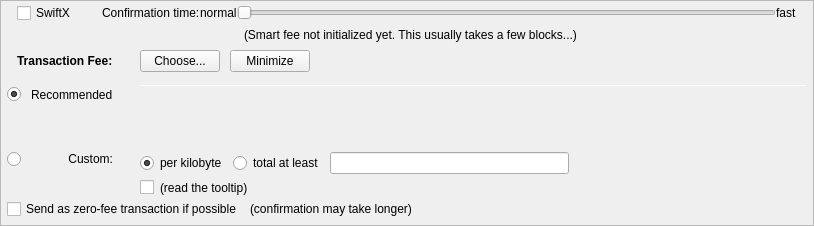
         <widget class="QFrame" name="frameFee">
          <property name="sizePolicy">
           <sizepolicy hsizetype="Expanding" vsizetype="Expanding">
            <horstretch>0</horstretch>
            <verstretch>0</verstretch>
           </sizepolicy>
          </property>
          <property name="maximumSize">
           <size>
            <width>16777215</width>
            <height>16777215</height>
           </size>
          </property>
          <property name="frameShape">
           <enum>QFrame::StyledPanel</enum>
          </property>
          <property name="frameShadow">
           <enum>QFrame::Sunken</enum>
          </property>
          <layout class="QVBoxLayout" name="verticalLayoutFee1">
           <property name="spacing">
            <number>0</number>
           </property>
           <property name="margin">
            <number>0</number>
           </property>
           <item>
            <layout class="QVBoxLayout" name="verticalLayoutFee2" stretch="0,0,0,0">
             <property name="spacing">
              <number>0</number>
             </property>
             <property name="leftMargin">
              <number>6</number>
             </property>
             <property name="topMargin">
              <number>0</number>
             </property>
             <property name="rightMargin">
              <number>6</number>
             </property>
             <item>
              <layout class="QVBoxLayout" name="verticalLayout_feeConf">
               <property name="spacing">
                <number>0</number>
               </property>
               <property name="leftMargin">
                <number>10</number>
               </property>
               <property name="rightMargin">
                <number>10</number>
               </property>
               <property name="bottomMargin">
                <number>5</number>
               </property>
               <item>
                <layout class="QHBoxLayout" name="horizontalLayoutFee9">
                 <item>
                  <widget class="QCheckBox" name="checkSwiftTX">
                   <property name="enabled">
                    <bool>true</bool>
                   </property>
                   <property name="minimumSize">
                    <size>
                     <width>85</width>
                     <height>0</height>
                    </size>
                   </property>
                   <property name="toolTip">
                    <string>SwiftX technology allows for near instant transactions - A flat fee of 0.01 VPC applies</string>
                   </property>
                   <property name="text">
                    <string>SwiftX</string>
                   </property>
                  </widget>
                 </item>
                 <item>
                  <widget class="QLabel" name="labelSmartFee3">
                   <property name="text">
                    <string>Confirmation time:</string>
                   </property>
                   <property name="margin">
                    <number>2</number>
                   </property>
                  </widget>
                 </item>
                 <item>
                  <widget class="QLabel" name="labelSmartFeeNormal">
                   <property name="text">
                    <string>normal</string>
                   </property>
                   <property name="margin">
                    <number>8</number>
                   </property>
                  </widget>
                 </item>
                 <item>
                  <widget class="QSlider" name="sliderSmartFee">
                   <property name="minimumSize">
                    <size>
                     <width>0</width>
                     <height>24</height>
                    </size>
                   </property>
                   <property name="minimum">
                    <number>0</number>
                   </property>
                   <property name="maximum">
                    <number>24</number>
                   </property>
                   <property name="pageStep">
                    <number>1</number>
                   </property>
                   <property name="value">
                    <number>0</number>
                   </property>
                   <property name="orientation">
                    <enum>Qt::Horizontal</enum>
                   </property>
                   <property name="invertedAppearance">
                    <bool>false</bool>
                   </property>
                   <property name="invertedControls">
                    <bool>false</bool>
                   </property>
                   <property name="tickPosition">
                    <enum>QSlider::NoTicks</enum>
                   </property>
                  </widget>
                 </item>
                 <item>
                  <widget class="QLabel" name="labelSmartFeeFast">
                   <property name="text">
                    <string>fast</string>
                   </property>
                   <property name="margin">
                    <number>8</number>
                   </property>
                  </widget>
                 </item>
                </layout>
               </item>
               <item>
                <layout class="QHBoxLayout" name="horizontalLayout_recommended_texts">
                 <property name="spacing">
                  <number>0</number>
                 </property>
                 <item>
                  <spacer name="horizontalSpacer_8">
                   <property name="orientation">
                    <enum>Qt::Horizontal</enum>
                   </property>
                   <property name="sizeHint" stdset="0">
                    <size>
                     <width>40</width>
                     <height>20</height>
                    </size>
                   </property>
                  </spacer>
                 </item>
                 <item>
                  <widget class="QLabel" name="labelFeeEstimation">
                   <property name="text">
                    <string/>
                   </property>
                   <property name="margin">
                    <number>2</number>
                   </property>
                  </widget>
                 </item>
                 <item>
                  <widget class="QLabel" name="labelSmartFee2">
                   <property name="text">
                    <string>(Smart fee not initialized yet. This usually takes a few blocks...)</string>
                   </property>
                   <property name="alignment">
                    <set>Qt::AlignLeading|Qt::AlignLeft|Qt::AlignVCenter</set>
                   </property>
                   <property name="wordWrap">
                    <bool>false</bool>
                   </property>
                   <property name="margin">
                    <number>2</number>
                   </property>
                   <property name="indent">
                    <number>-1</number>
                   </property>
                  </widget>
                 </item>
                 <item>
                  <spacer name="horizontalSpacer_3">
                   <property name="orientation">
                    <enum>Qt::Horizontal</enum>
                   </property>
                   <property name="sizeHint" stdset="0">
                    <size>
                     <width>40</width>
                     <height>20</height>
                    </size>
                   </property>
                  </spacer>
                 </item>
                </layout>
               </item>
              </layout>
             </item>
             <item>
              <layout class="QHBoxLayout" name="horizontalLayoutFee1">
               <property name="leftMargin">
                <number>10</number>
               </property>
               <property name="rightMargin">
                <number>10</number>
               </property>
               <property name="bottomMargin">
                <number>0</number>
               </property>
               <item>
                <layout class="QVBoxLayout" name="verticalLayoutFee7">
                 <property name="spacing">
                  <number>0</number>
                 </property>
                 <item>
                  <layout class="QHBoxLayout" name="horizontalLayoutSmartFee">
                   <property name="spacing">
                    <number>10</number>
                   </property>
                   <item>
                    <widget class="QLabel" name="labelFeeHeadline">
                     <property name="sizePolicy">
                      <sizepolicy hsizetype="Preferred" vsizetype="Maximum">
                       <horstretch>0</horstretch>
                       <verstretch>0</verstretch>
                      </sizepolicy>
                     </property>
                     <property name="font">
                      <font>
                       <weight>75</weight>
                       <bold>true</bold>
                      </font>
                     </property>
                     <property name="styleSheet">
                      <string notr="true">font-weight:bold;</string>
                     </property>
                     <property name="text">
                      <string>Transaction Fee:</string>
                     </property>
                    </widget>
                   </item>
                   <item>
                    <widget class="QLabel" name="labelFeeMinimized">
                     <property name="text">
                      <string/>
                     </property>
                    </widget>
                   </item>
                   <item>
                    <widget class="QPushButton" name="buttonChooseFee">
                     <property name="text">
                      <string>Choose...</string>
                     </property>
                    </widget>
                   </item>
                   <item>
                    <widget class="QPushButton" name="buttonMinimizeFee">
                     <property name="toolTip">
                      <string>collapse fee-settings</string>
                     </property>
                     <property name="text">
                      <string>Minimize</string>
                     </property>
                    </widget>
                   </item>
                  </layout>
                 </item>
                 <item>
                  <spacer name="verticalSpacer_5">
                   <property name="orientation">
                    <enum>Qt::Vertical</enum>
                   </property>
                   <property name="sizeHint" stdset="0">
                    <size>
                     <width>1</width>
                     <height>1</height>
                    </size>
                   </property>
                  </spacer>
                 </item>
                </layout>
               </item>
               <item>
                <spacer name="horizontalSpacer_4">
                 <property name="orientation">
                  <enum>Qt::Horizontal</enum>
                 </property>
                 <property name="sizeHint" stdset="0">
                  <size>
                   <width>40</width>
                   <height>20</height>
                  </size>
                 </property>
                </spacer>
               </item>
              </layout>
             </item>
             <item>
              <widget class="QFrame" name="frameFeeSelection">
               <layout class="QVBoxLayout" name="verticalLayoutFee12">
                <property name="spacing">
                 <number>0</number>
                </property>
                <property name="margin">
                 <number>0</number>
                </property>
                <item>
                 <layout class="QGridLayout" name="gridLayoutFee">
                  <property name="topMargin">
                   <number>10</number>
                  </property>
                  <property name="bottomMargin">
                   <number>4</number>
                  </property>
                  <property name="horizontalSpacing">
                   <number>10</number>
                  </property>
                  <property name="verticalSpacing">
                   <number>4</number>
                  </property>
                  <item row="2" column="0">
                   <layout class="QVBoxLayout" name="verticalLayoutFee4" stretch="0">
                    <item>
                     <spacer name="verticalSpacer_2">
                      <property name="orientation">
                       <enum>Qt::Vertical</enum>
                      </property>
                      <property name="sizeHint" stdset="0">
                       <size>
                        <width>1</width>
                        <height>1</height>
                       </size>
                      </property>
                     </spacer>
                    </item>
                   </layout>
                  </item>
                  <item row="3" column="0">
                   <layout class="QVBoxLayout" name="verticalLayoutFee9" stretch="0,1">
                    <item>
                     <widget class="QRadioButton" name="radioCustomFee">
                      <property name="text">
                       <string/>
                      </property>
                      <attribute name="buttonGroup">
                       <string notr="true">groupFee</string>
                      </attribute>
                     </widget>
                    </item>
                    <item>
                     <spacer name="verticalSpacer_6">
                      <property name="orientation">
                       <enum>Qt::Vertical</enum>
                      </property>
                      <property name="sizeHint" stdset="0">
                       <size>
                        <width>1</width>
                        <height>1</height>
                       </size>
                      </property>
                     </spacer>
                    </item>
                   </layout>
                  </item>
                  <item row="3" column="1">
                   <widget class="QLabel" name="labelCustomFee">
                    <property name="text">
                     <string>Custom:</string>
                    </property>
                    <property name="alignment">
                     <set>Qt::AlignRight|Qt::AlignTop|Qt::AlignTrailing</set>
                    </property>
                   </widget>
                  </item>
                  <item row="3" column="4">
                   <layout class="QVBoxLayout" name="verticalLayoutFee8">
                    <property name="spacing">
                     <number>6</number>
                    </property>
                    <item>
                     <layout class="QHBoxLayout" name="horizontalLayoutFee13">
                      <item>
                       <widget class="QRadioButton" name="radioCustomPerKilobyte">
                        <property name="toolTip">
                         <string>If the custom fee is set to 1000 uVPCs and the transaction is only 250 bytes, then &quot;per kilobyte&quot; only pays 250 uVPCs in fee,&lt;br /&gt;while &quot;at least&quot; pays 1000 uVPCs. For transactions bigger than a kilobyte both pay by kilobyte.</string>
                        </property>
                        <property name="text">
                         <string>per kilobyte</string>
                        </property>
                        <property name="checked">
                         <bool>true</bool>
                        </property>
                        <attribute name="buttonGroup">
                         <string notr="true">groupCustomFee</string>
                        </attribute>
                       </widget>
                      </item>
                      <item>
                       <widget class="QRadioButton" name="radioCustomAtLeast">
                        <property name="toolTip">
                         <string>If the custom fee is set to 1000 uVPCs and the transaction is only 250 bytes, then &quot;per kilobyte&quot; only pays 250 uVPCs in fee,&lt;br /&gt;while &quot;total at least&quot; pays 1000 uVPCs. For transactions bigger than a kilobyte both pay by kilobyte.</string>
                        </property>
                        <property name="text">
                         <string>total at least</string>
                        </property>
                        <attribute name="buttonGroup">
                         <string notr="true">groupCustomFee</string>
                        </attribute>
                       </widget>
                      </item>
                      <item>
                       <widget class="BitcoinAmountField" name="customFee"/>
                      </item>
                      <item>
                       <spacer name="horizontalSpacer_6">
                        <property name="orientation">
                         <enum>Qt::Horizontal</enum>
                        </property>
                        <property name="sizeHint" stdset="0">
                         <size>
                          <width>1</width>
                          <height>1</height>
                         </size>
                        </property>
                       </spacer>
                      </item>
                     </layout>
                    </item>
                    <item>
                     <layout class="QHBoxLayout" name="horizontalLayoutFee8">
                      <item>
                       <widget class="QCheckBox" name="checkBoxMinimumFee">
                        <property name="toolTip">
                         <string>Paying only the minimum fee is just fine as long as there is less transaction volume than space in the blocks.&lt;br /&gt;But be aware that this can end up in a never confirming transaction once there is more demand for VoltPotCoin transactions than the network can process.</string>
                        </property>
                        <property name="text">
                         <string/>
                        </property>
                       </widget>
                      </item>
                      <item>
                       <widget class="QLabel" name="labelMinFeeWarning">
                        <property name="enabled">
                         <bool>true</bool>
                        </property>
                        <property name="toolTip">
                         <string>Paying only the minimum fee is just fine as long as there is less transaction volume than space in the blocks.&lt;br /&gt;But be aware that this can end up in a never confirming transaction once there is more demand for VoltPotCoin transactions than the network can process.</string>
                        </property>
                        <property name="text">
                         <string>(read the tooltip)</string>
                        </property>
                        <property name="margin">
                         <number>5</number>
                        </property>
                       </widget>
                      </item>
                      <item>
                       <spacer name="horizontalSpacer_2">
                        <property name="orientation">
                         <enum>Qt::Horizontal</enum>
                        </property>
                        <property name="sizeHint" stdset="0">
                         <size>
                          <width>1</width>
                          <height>1</height>
                         </size>
                        </property>
                       </spacer>
                      </item>
                     </layout>
                    </item>
                   </layout>
                  </item>
                  <item row="1" column="1">
                   <widget class="QLabel" name="labelSmartFee_2">
                    <property name="text">
                     <string>Recommended</string>
                    </property>
                   </widget>
                  </item>
                  <item row="1" column="2">
                   <widget class="QLabel" name="labelSmartFee">
                    <property name="text">
                     <string/>
                    </property>
                    <property name="margin">
                     <number>2</number>
                    </property>
                   </widget>
                  </item>
                  <item row="1" column="0">
                   <widget class="QRadioButton" name="radioSmartFee">
                    <property name="text">
                     <string/>
                    </property>
                    <property name="checked">
                     <bool>true</bool>
                    </property>
                    <attribute name="buttonGroup">
                     <string notr="true">groupFee</string>
                    </attribute>
                   </widget>
                  </item>
                  <item row="0" column="4" rowspan="3">
                   <layout class="QVBoxLayout" name="verticalLayoutFee3" stretch="0,0,0,0">
                    <property name="spacing">
                     <number>6</number>
                    </property>
                    <property name="topMargin">
                     <number>2</number>
                    </property>
                    <property name="bottomMargin">
                     <number>20</number>
                    </property>
                    <item>
                     <widget class="Line" name="line_2">
                      <property name="minimumSize">
                       <size>
                        <width>0</width>
                        <height>1</height>
                       </size>
                      </property>
                      <property name="maximumSize">
                       <size>
                        <width>16777215</width>
                        <height>1</height>
                       </size>
                      </property>
                      <property name="orientation">
                       <enum>Qt::Horizontal</enum>
                      </property>
                     </widget>
                    </item>
                    <item>
                     <layout class="QHBoxLayout" name="horizontalLayoutFee12">
                      <item>
                       <spacer name="horizontalSpacer_5">
                        <property name="orientation">
                         <enum>Qt::Horizontal</enum>
                        </property>
                        <property name="sizeHint" stdset="0">
                         <size>
                          <width>1</width>
                          <height>1</height>
                         </size>
                        </property>
                       </spacer>
                      </item>
                     </layout>
                    </item>
                    <item>
                     <spacer name="verticalSpacer_4">
                      <property name="orientation">
                       <enum>Qt::Vertical</enum>
                      </property>
                      <property name="sizeHint" stdset="0">
                       <size>
                        <width>1</width>
                        <height>1</height>
                       </size>
                      </property>
                     </spacer>
                    </item>
                    <item>
                     <spacer name="verticalSpacer_3">
                      <property name="orientation">
                       <enum>Qt::Vertical</enum>
                      </property>
                      <property name="sizeHint" stdset="0">
                       <size>
                        <width>20</width>
                        <height>40</height>
                       </size>
                      </property>
                     </spacer>
                    </item>
                   </layout>
                  </item>
                 </layout>
                </item>
                <item>
                 <layout class="QHBoxLayout" name="horizontalLayoutFee5" stretch="0,0,0">
                  <property name="spacing">
                   <number>8</number>
                  </property>
                  <property name="bottomMargin">
                   <number>4</number>
                  </property>
                  <item>
                   <widget class="QCheckBox" name="checkBoxFreeTx">
                    <property name="text">
                     <string>Send as zero-fee transaction if possible</string>
                    </property>
                   </widget>
                  </item>
                  <item>
                   <widget class="QLabel" name="labelFreeTx">
                    <property name="text">
                     <string>(confirmation may take longer)</string>
                    </property>
                    <property name="margin">
                     <number>5</number>
                    </property>
                   </widget>
                  </item>
                  <item>
                   <spacer name="horizontalSpacerFee5">
                    <property name="orientation">
                     <enum>Qt::Horizontal</enum>
                    </property>
                    <property name="sizeHint" stdset="0">
                     <size>
                      <width>1</width>
                      <height>1</height>
                     </size>
                    </property>
                   </spacer>
                  </item>
                 </layout>
                </item>
                <item>
                 <spacer name="verticalSpacerFee2">
                  <property name="orientation">
                   <enum>Qt::Vertical</enum>
                  </property>
                  <property name="sizeHint" stdset="0">
                   <size>
                    <width>1</width>
                    <height>1</height>
                   </size>
                  </property>
                 </spacer>
                </item>
               </layout>
              </widget>
             </item>
             <item>
              <spacer name="verticalSpacerFee">
               <property name="orientation">
                <enum>Qt::Vertical</enum>
               </property>
               <property name="sizeHint" stdset="0">
                <size>
                 <width>800</width>
                 <height>1</height>
                </size>
               </property>
              </spacer>
             </item>
            </layout>
           </item>
          </layout>
         </widget>
